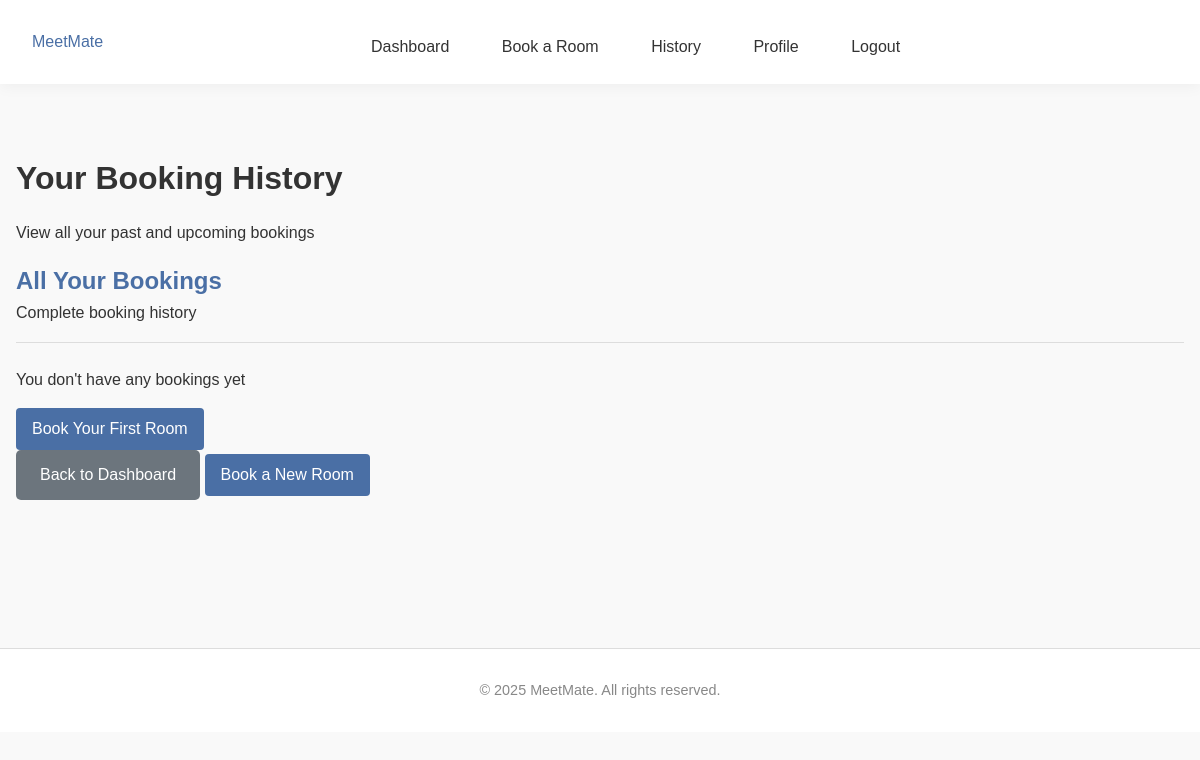
/history (signed in), run on an earlier commit of the app's database.
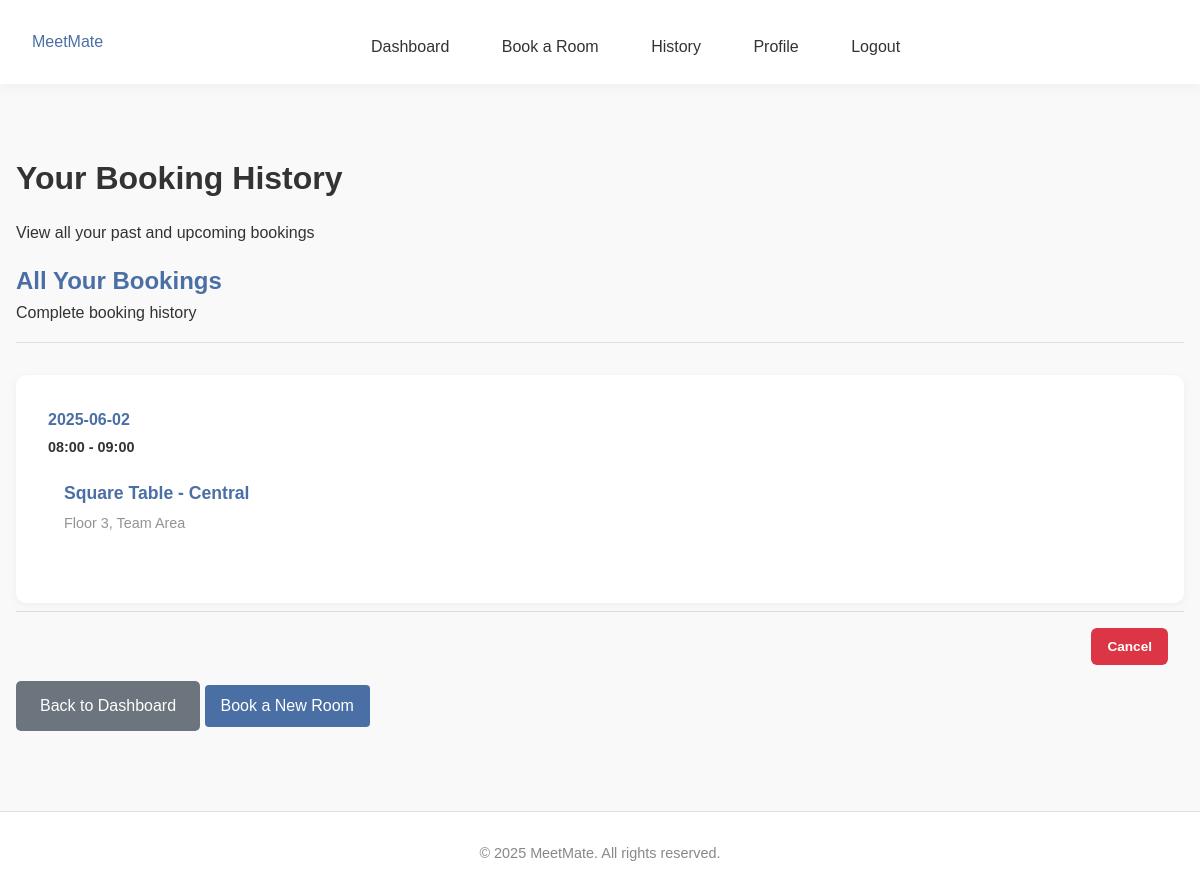
And on a later commit of the database.
### tables this page shows
CREATE TABLE bookings (
                id INTEGER PRIMARY KEY AUTOINCREMENT,
                user_id INTEGER NOT NULL,
                room_id INTEGER NOT NULL,
                date TEXT NOT NULL,
                time_start TEXT NOT NULL,
                time_end TEXT NOT NULL,
                booking_admin_id INTEGER,
                notes TEXT,
                FOREIGN KEY (user_id) REFERENCES users (id),
                FOREIGN KEY (room_id) REFERENCES rooms (id),
                FOREIGN KEY (booking_admin_id) REFERENCES users (id)
            );

CREATE TABLE rooms (
                id INTEGER PRIMARY KEY AUTOINCREMENT,
                name TEXT NOT NULL,
                location TEXT NOT NULL,
                capacity INTEGER NOT NULL,
                room_type TEXT DEFAULT 'conference'
            );

### app.py (the view)
@app.route('/history')
@login_required
def history():
    user_id = session['user_id']
    user_bookings = get_user_bookings(user_id)
    now = datetime.now()
    current_date = now.date()
    current_time = now.time()
    for booking in user_bookings:
        booking_date = date.fromisoformat(booking['date'])
        booking_start_time = time.fromisoformat(booking['time_start'] + ':00' if len(booking['time_start']) == 5 else booking['time_start'])
        if booking_date > current_date:
            booking['can_cancel'] = True
            booking['status'] = None
        elif booking_date == current_date:
            booking['can_cancel'] = current_time < booking_start_time
            booking['status'] = 'Complete' if current_time >= booking_start_time else None
        else:
            booking['can_cancel'] = False
            booking['status'] = 'Complete'
    return render_template('history.html', bookings=user_bookings)

### app.py (called while the page is built)
def get_database_path():
    app_directory = app.root_path
    instance_directory = os.path.join(app_directory, 'instance')
    os.makedirs(instance_directory, exist_ok=True)
    database_path = os.path.join(instance_directory, 'meetmate.db')
    return database_path

def get_database_connection():
    db_path = get_database_path()
    connection = sqlite3.connect(db_path)
    connection.row_factory = sqlite3.Row
    return connection

def get_user_by_id(user_id):
    connection = get_database_connection()
    cursor = connection.cursor()
    cursor.execute("SELECT * FROM users WHERE id = ?", (user_id,))
    user = cursor.fetchone()
    connection.close()
    if user:
        return dict(user)
    return None

### templates/history.html (shortened to what this page needs)
{% extends "base.html" %}
{% block content %}
<div class="history-page">
    <h1>Your Booking History</h1>
    <p>View all your past and upcoming bookings</p>
    <div class="history-section">
        <div class="section-card">
            <div class="section-header">
                <h2>All Your Bookings</h2>
                <span class="subtitle">Complete booking history</span>
            </div>
            {% if bookings %}
                <div class="bookings-list">
                    {% for booking in bookings %}
                        <div class="booking-item">
                            <div class="booking-info">
                                <div class="booking-date">
                                    {{ booking.date }}
                                </div>
                                <div class="booking-time">
                                    {{ booking.time_start }} - {{ booking.time_end }}
                                </div>
                                <div class="booking-details">
                                    <strong>{{ booking.room_name }}</strong>
                                    <div class="booking-location">
                                        {{ booking.room_location }}
                                    </div>
                                </div>
                            </div>
                            <div class="booking-actions">
                                {% if booking.can_cancel %}
                                    <a href="{{ url_for('cancel_booking', booking_id=booking.id) }}"
                                       class="btn btn-danger btn-small"
                                       onclick="return confirm('Are you sure you want to cancel this booking?')">
                                        Cancel
                                    </a>
                                {% else %}
                                    <div class="booking-status">
                                        <span class="status-completed">
                                            Completed
                                        </span>
                                    </div>
                                {% endif %}
                            </div>
                        </div>
                    {% endfor %}
                </div>
            {% else %}
                <div class="no-bookings">
                    <p>You don't have any bookings yet</p>
                    <a href="{{ url_for('booking') }}" class="btn btn-primary">Book Your First Room</a>
                </div>
            {% endif %}
        </div>
    </div>
    <div class="page-actions">
        <a href="{{ url_for('dashboard') }}" class="btn btn-secondary">Back to Dashboard</a>
        <a href="{{ url_for('booking') }}" class="btn btn-primary">Book a New Room</a>
    </div>
</div>
{% endblock %}

What changed in the data, as far as the page shows it:
added bookings: date "2025-06-02", time_start "08:00", time_end "09:00", room_name "Square Table - Central", room_location "Floor 3, Team Area"
Also different on the page:
text no longer shown: "You don't have any bookings yet Book Your First Room"
